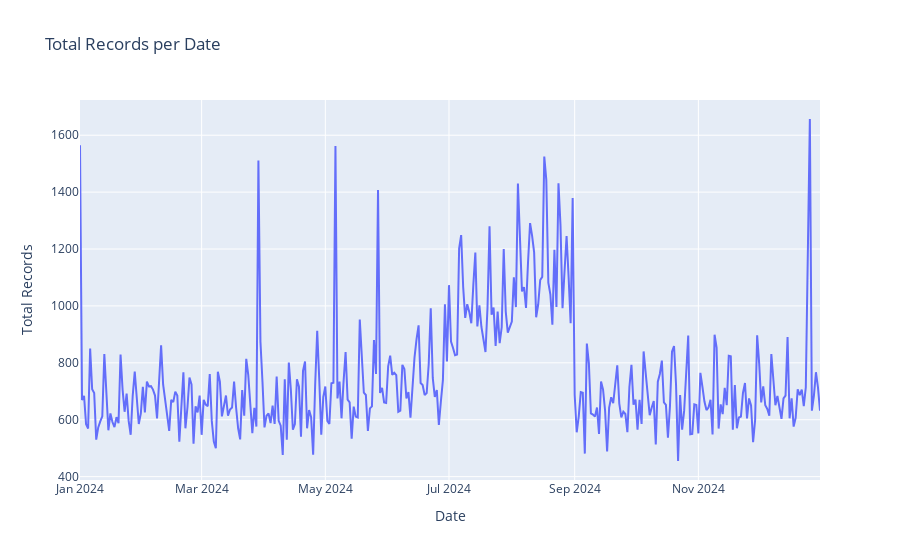

The notebook cell this image was saved under:
### Code cell
# Example DataFrame
# Ensure the 'date' column is of datetime type
df_Visits['Date'] = pd.to_datetime(df_Visits['Date'])

# Group by date and count records
df_summary = df_Visits.groupby('Date').size().reset_index(name='total_records')

# Create the Plotly chart
fig = px.line(df_summary, x='Date', y='total_records', title='Total Records per Date',
              labels={'date': 'Date', 'total_records': 'Total Records'})

# Show the chart
fig.show()

### Figure 1 — Plotly figure (JSON) as saved in the notebook; plotly's stock layout.template omitted (floating-point values rounded to 4 significant figures; data arrays with more than 128 entries replaced by an {"elided": "..."} marker saying what was removed)
{"data": [{"hovertemplate": "Date=%{x}<br>Total Records=%{y}<extra></extra>", "legendgroup": "", "line": {"color": "#636efa", "dash": "solid"}, "marker": {"symbol": "circle"}, "mode": "lines", "name": "", "orientation": "v", "showlegend": false, "type": "scatter", "x": {"elided": "365 str values"}, "xaxis": "x", "y": {"elided": "365 int values"}, "yaxis": "y"}], "layout": {"legend": {"tracegroupgap": 0}, "title": {"text": "Total Records per Date"}, "xaxis": {"anchor": "y", "domain": [0, 1], "title": {"text": "Date"}}, "yaxis": {"anchor": "x", "domain": [0, 1], "title": {"text": "Total Records"}}}}
